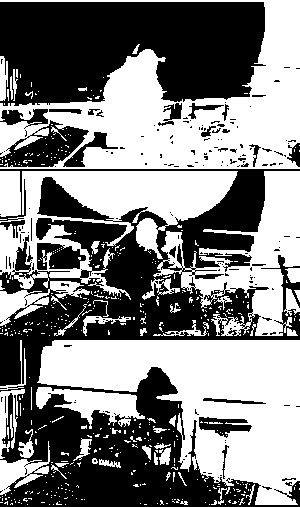
%> input picture ImagesW/tromme-3-2-n5000-cpl-k7-E14218658018-Run5.png, 300 x 507 px
$ octave --eval "result = ImageStackRGBToTrajectory(im2double(imread('../ImagesW/tromme-3-2-n5000-cpl-k7-E14218658018-Run5.png')));"   (GNU Octave 9; MATLAB toolbox functions it lacks are replaced by stand-ins)
%> lines starting %> are read from the running program, lines starting %| are printed output that depends on the picture
### ImagesToFeatures/NORMALIZE_FEATURES.m
function matrix = NORMALIZE_FEATURES(A)
% Normalizes the matrix
%
% Performs min-max normalization
% Uses the global min and max of all values in the matrix
%
% A     = Matrix to normalize

maxVal = max(A(:));
minVal = min(A(:));
matrix = arrayfun(@(x)NORMALIZE_FEATURES_HELPER(x,minVal,maxVal),A);

end

function new = NORMALIZE_FEATURES_HELPER(element, min, max)
    if (max-min) > 0
        new = ((element-min)/(max-min))*255;
    else
        new = 0;
    end
end

### ImagesToFeatures/ImageStackRGBToTrajectory.m
function [totalvector, tenvectors, length, trajecfeaturenames]...
    = ImageStackRGBToTrajectory( RGB )
% Computes pixel trajectories through RGB space
%
% RGB   = Matrix of size imgWidth*imgHeight*(frameCount*3) with RGB values

lengths = zeros(size(RGB,1),size(RGB,2));

trajecfeaturenames = {};
tvlnames = {};
% Smoothing

filter = fspecial('gaussian',[1,11],3);
RGB = imfilter(RGB,filter,'replicate');
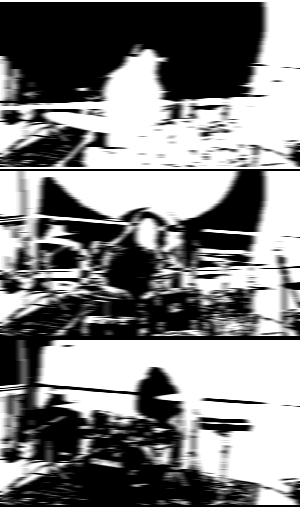
%> RGB: size 507x300x3 double; min 0.118, max 0.235, mean 0.178; drawn with min black and max white

% The vector directly from the start of the trajectory to the end
totalvector = RGB(:,:,1:3) - RGB(:,:,end-2:end);
%> totalvector: size 507x300x3 double; every value is 0
totalvector = calc3dvect(totalvector);
totalvector(isnan(totalvector)) = 0;

vectorlength = totalvector(:,:,4);
vector = totalvector(:,:,1:3);

vectorlength = NORMALIZE_FEATURES(vectorlength);
vector = NORMALIZE_FEATURES(vector);

totalvector = cat(3,vector,vectorlength);

totalvectornames = {'totalvectorRed'; 'totalvectorGreen'; ...
    'totalvectorBlue'; 'totalvectorLength'};
trajecfeaturenames = [trajecfeaturenames, totalvectornames];

% The trajectory described by 10 vectors
tenvectors = [];
tenvectorslen = [];
stepsize = floor(size(RGB,3)/10);
for i = 1:10
   if ((i)*stepsize>size(RGB,3))
    vector = RGB(:,:,(i-1)*stepsize+1:(i-1)*stepsize+3)...
        -RGB(:,:,end-2:end);
   else
       vector = RGB(:,:,(i-1)*stepsize+1:(i-1)*stepsize+3)...
        -RGB(:,:,(i)*stepsize:(i)*stepsize+2);
   end
   vector = calc3dvect(vector);
   vector(isnan(vector)) = 0;
   vectorlength = vector(:,:,4);
   vector = vector(:,:,1:3);

   tenvectors = cat(3,tenvectors,vector);
   tenvectorslen = cat(3,tenvectorslen,vectorlength);

   tvnames = ...
   {strcat('tenvectorRed',num2str(i)); strcat('tenvectorGreen',num2str(i));...
    strcat('tenvectorBlue',num2str(i)); };

   tvlnames = [tvlnames;strcat('tenvectorLength',num2str(i))];

   trajecfeaturenames = [trajecfeaturenames;tvnames];
end

    tenvectors = NORMALIZE_FEATURES(tenvectors);
    tenvectorslen = NORMALIZE_FEATURES(tenvectorslen);
    tenvectors = cat(3,tenvectors,tenvectorslen);

    trajecfeaturenames = [trajecfeaturenames;tvlnames];
% Totallength
for i = 1:(size(RGB,3)/3)-1

    frame1 = RGB(:,:,(i-1)*3+1:(i-1)*3+3);
    frame2 = RGB(:,:,(i)*3+1:(i)*3+3);
    diff = frame2-frame1;

    length = arrayfun(@mynorm,diff(:,:,1),diff(:,:,2),diff(:,:,3));

    lengths = lengths+length;
   if ( mod(i,20) == 0)
      display(i)
   end

end
trajecfeaturenames = [trajecfeaturenames; 'trajectoryLength'];
lengths(isnan(lengths)) = 0;
length = NORMALIZE_FEATURES(lengths);


end

function length = mynorm(x,y,z)
    length = sqrt(x^2+y^2+z^2);
end

function output = calc3dvect(vector)
    [cos,sin,zon,len] = arrayfun(@calcvectorrepresentation,...
           vector(:,:,1),vector(:,:,2),vector(:,:,3));
     output = cat(3,cos,sin,zon,len);
end

function [cos,sin,zon,len] = calcvectorrepresentation(a,b,c)
%> called with a = 0, b = 0, c = 0

    V = [a;b;c];
%> V = [0; 0; 0]
    len = norm(V);
%> len = 0
    N = V/len;
%> N = [NaN; NaN; NaN]
    cos = N(1);
%> cos = NaN
    sin = N(2);
%> sin = NaN
    zon = N(3);
%> zon = NaN

end
%> in calc3dvect, `[cos,sin,zon,len] = arrayfun(@calcvectorrepresentation, vector(:,:,1),..`: cos: size 507x300 double; every value is NaN or infinite
%> in calc3dvect, `[cos,sin,zon,len] = arrayfun(@calcvectorrepresentation, vector(:,:,1),..`: len: size 507x300 double; every value is 0
%> in calc3dvect, `output = cat(3,cos,sin,zon,len);`: output: size 507x300x4 double; 75% of the values are NaN or infinite; the others: min 0, max 0, mean 0
%> in ImageStackRGBToTrajectory, `totalvector(isnan(totalvector)) = 0;`: totalvector: size 507x300x4 double; every value is 0
%> in NORMALIZE_FEATURES, `maxVal = max(A(:));`: maxVal = 0
%> (the run ends here)
